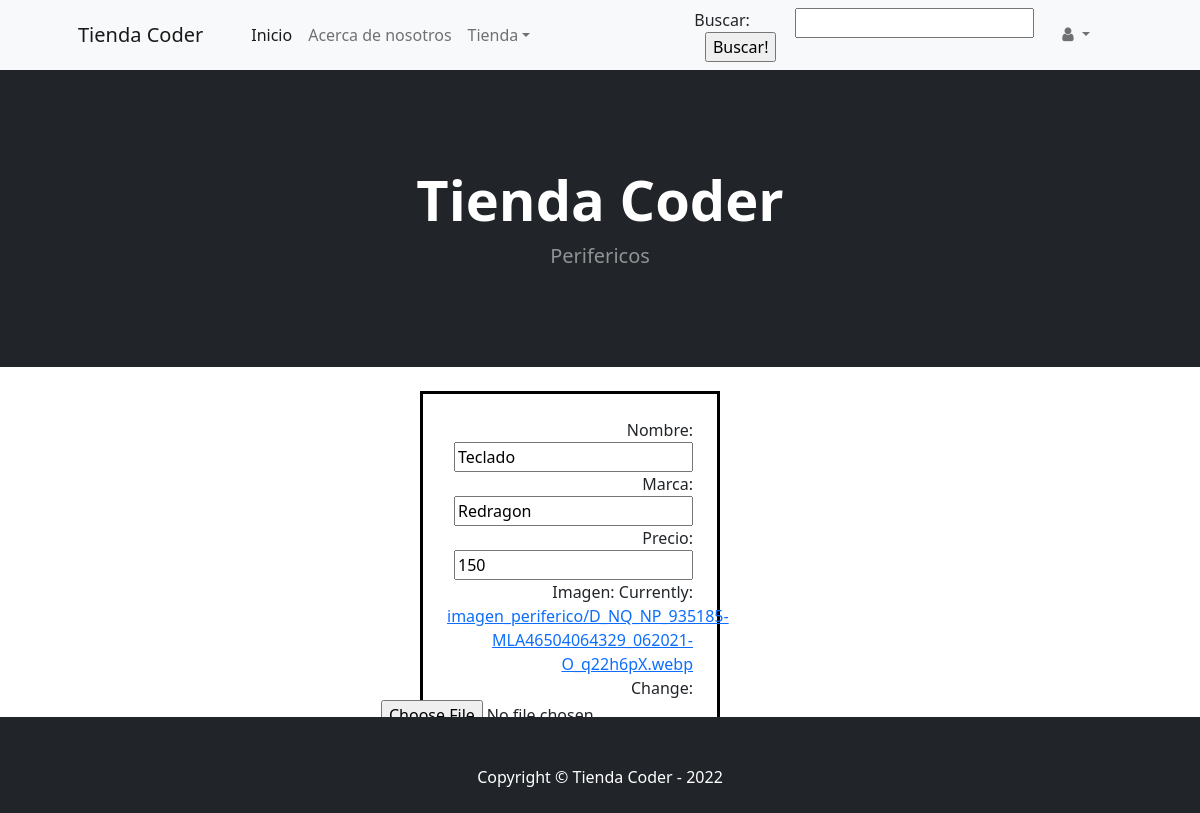
/Tienda_Coder/periferico_editar/6/, run on an earlier commit of the app's database.
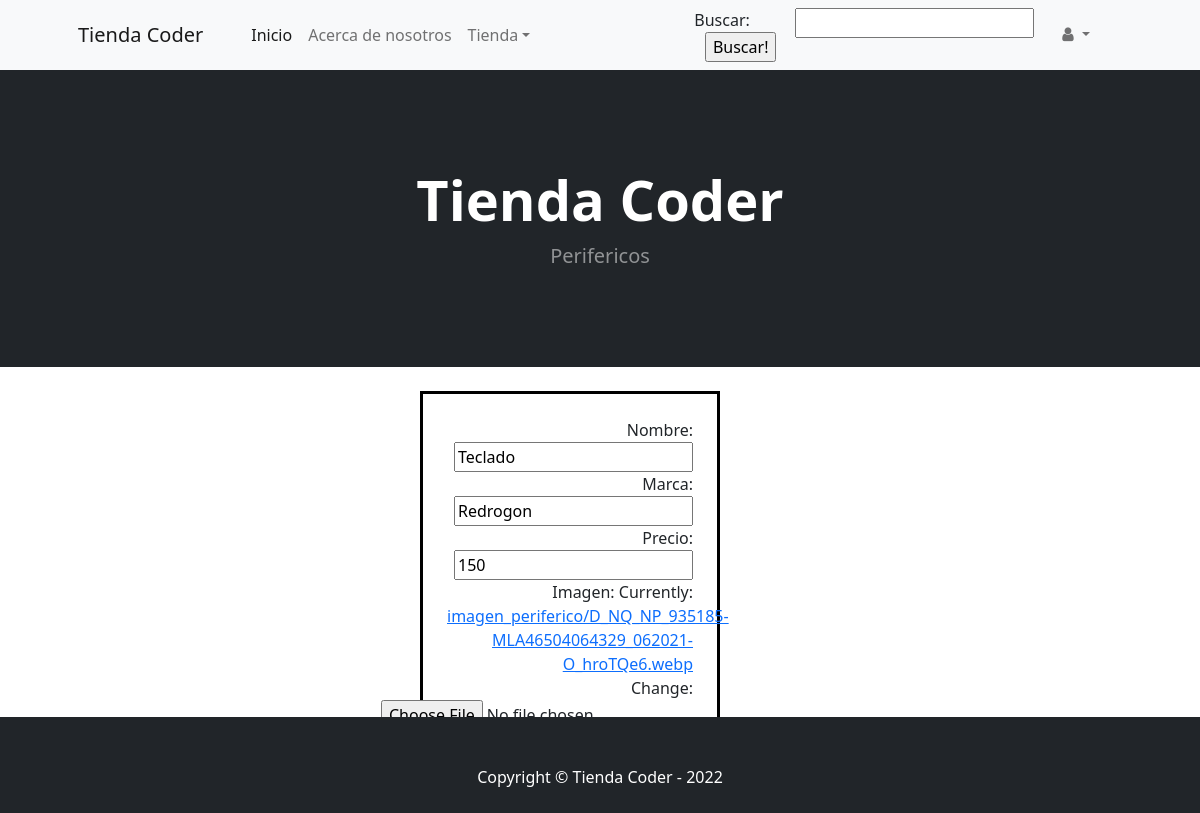
And on a later commit of the database.
### Tienda_Coder/models.py (models this page shows)
class Perifericos(models.Model):
    nombre = models.CharField(max_length=30)
    marca = models.CharField(max_length=20)
    precio = models.IntegerField()
    imagen = models.ImageField(upload_to='imagen_periferico', null='True', blank='True')

### Tienda_Coder/views.py (the view)
# urls.py: path('Tienda_Coder/periferico_editar/<id>/', Editar_Periferico, name='periferico_editar'),
def Editar_Periferico(request, id):
    periferico = Perifericos.objects.get(id=id)
    if request.method == 'POST':
        form = Perifericos_Form(request.POST, request.FILES)
        if form.is_valid():
            data = form.cleaned_data
            periferico.nombre = data['nombre']
            periferico.marca = data['marca']
            periferico.precio = data['precio']
            periferico.imagen = data['imagen']
            periferico.save()
            return redirect('perifericos')
        else:
            return render(request, 'Tienda_Coder/periferico_editar.html', {'form': form, 'errores': form.errors})
    else:
        form = Perifericos_Form(initial={'nombre': periferico.nombre, 'marca': periferico.marca, 'precio': periferico.precio, 'imagen': periferico.imagen})
        return render(request, 'Tienda_Coder/periferico_editar.html', {'form': form, 'errores': ''})

### Tienda_Coder/forms.py
class Perifericos_Form(forms.Form):
    nombre = forms.CharField()
    marca = forms.CharField()
    precio = forms.IntegerField()
    imagen = forms.ImageField()

### Tienda_Coder/templates/Tienda_Coder/periferico_editar.html (shortened to what this page needs)
{% extends 'Tienda_Coder/base.html' %}
{% load static %}
{% block titulo %}
                    <h1 class="display-4 fw-bolder">Tienda Coder</h1>
                    <p class="lead fw-normal text-white-50 mb-0">Perifericos</p>
{% endblock %}
{% block contenido %}
<form method="post" enctype="multipart/form-data">
    <div class="fromularios">
    {{ form.as_p }}
</div>
</form>
{% endblock %}

What changed in the data, as far as the page shows it:
changed Perifericos "Teclado": marca "Redragon" → "Redrogon"
Also different on the page:
text no longer shown: "Nombre: Marca: Precio: Imagen: Currently: imagen_periferico/D_NQ_NP_935185-MLA46504064329_062021-O_q22h6pX.webp Change:"
text now shown: "Nombre: Marca: Precio: Imagen: Currently: imagen_periferico/D_NQ_NP_935185-MLA46504064329_062021-O_hroTQe6.webp Change:"
